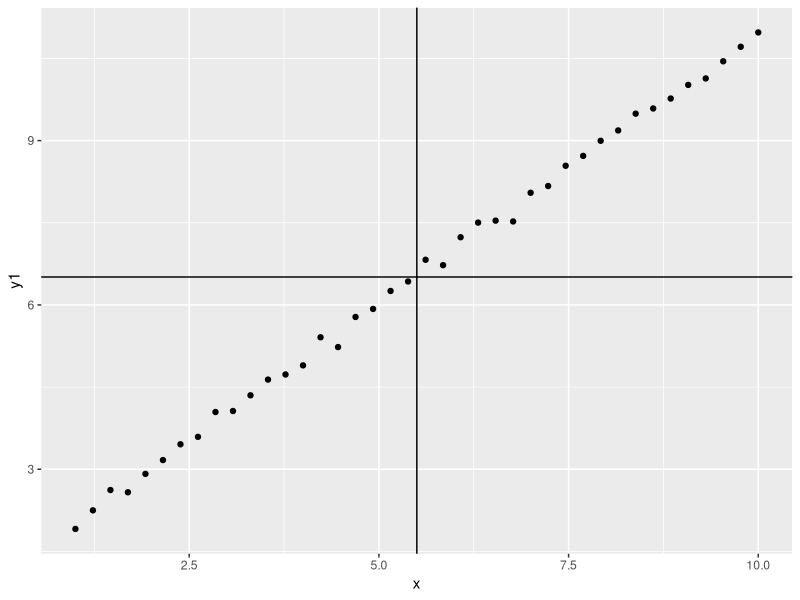
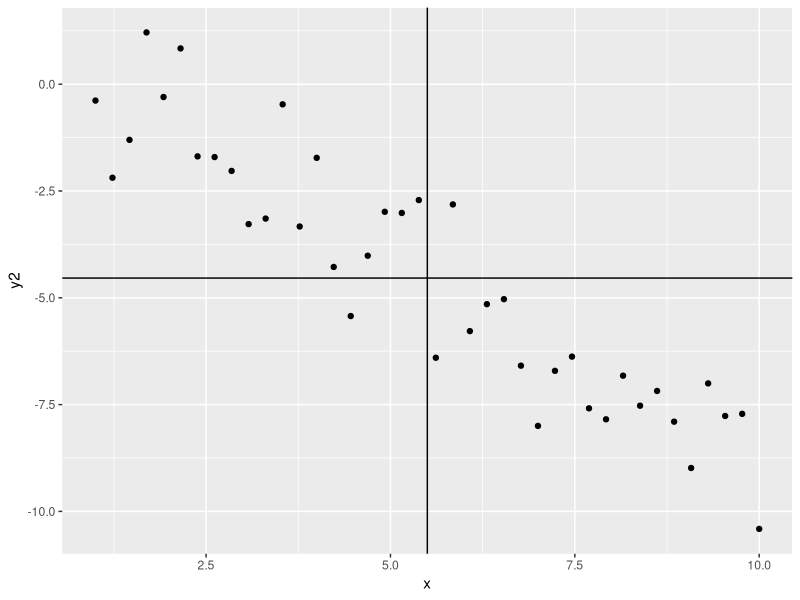
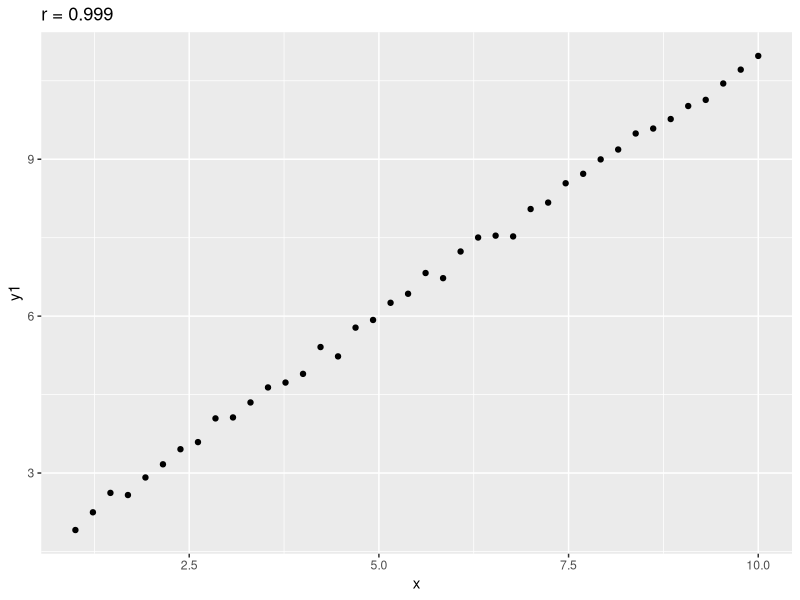
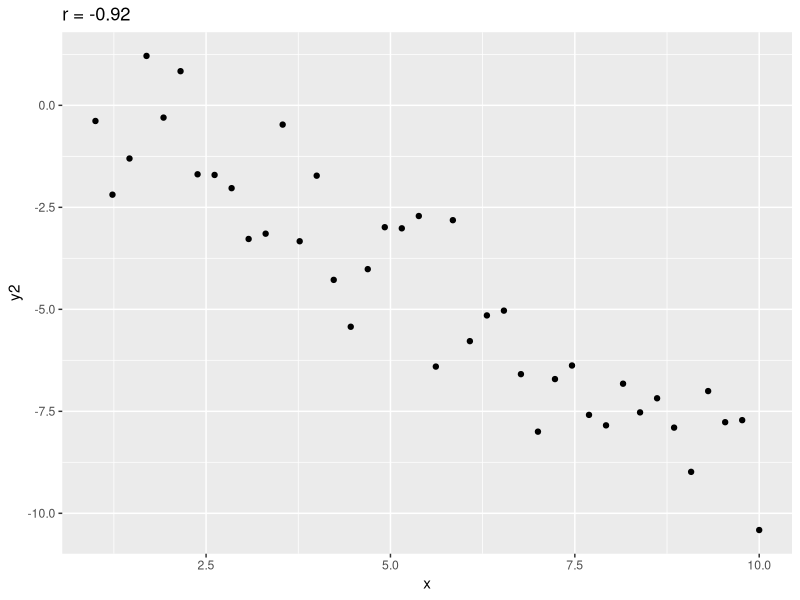
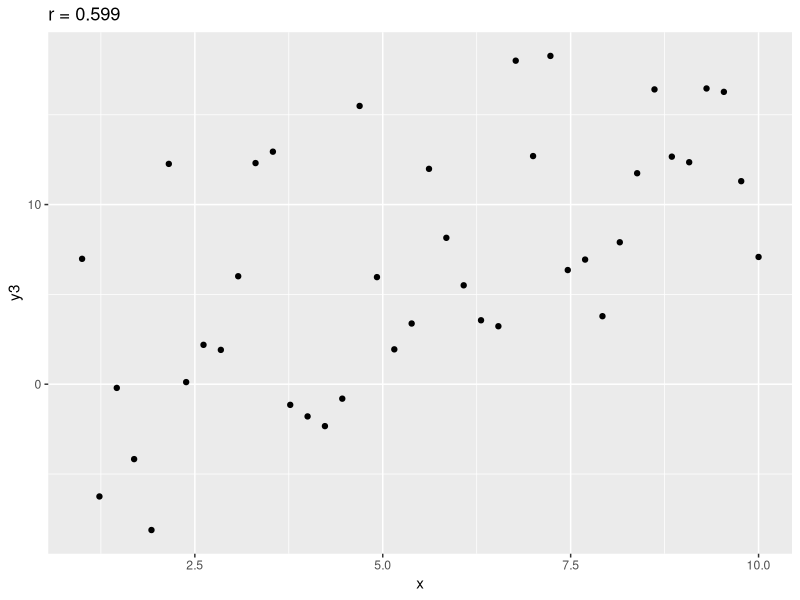
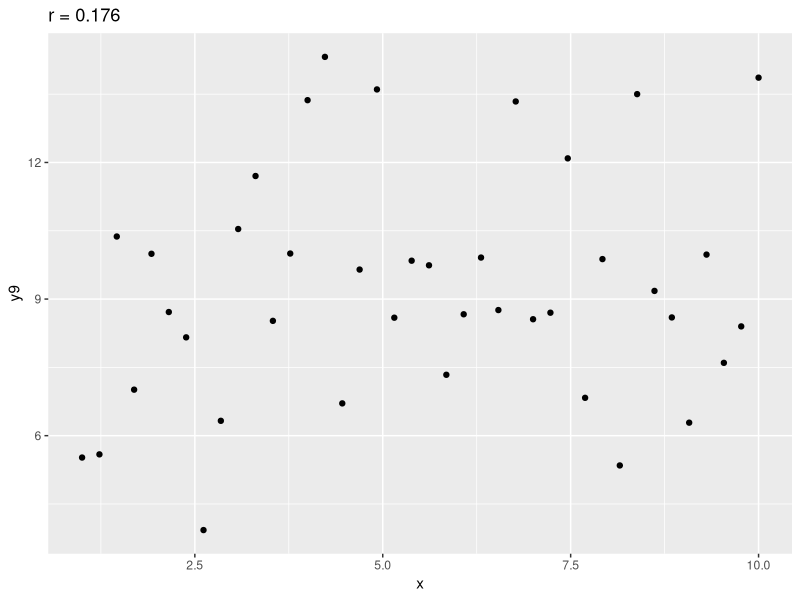
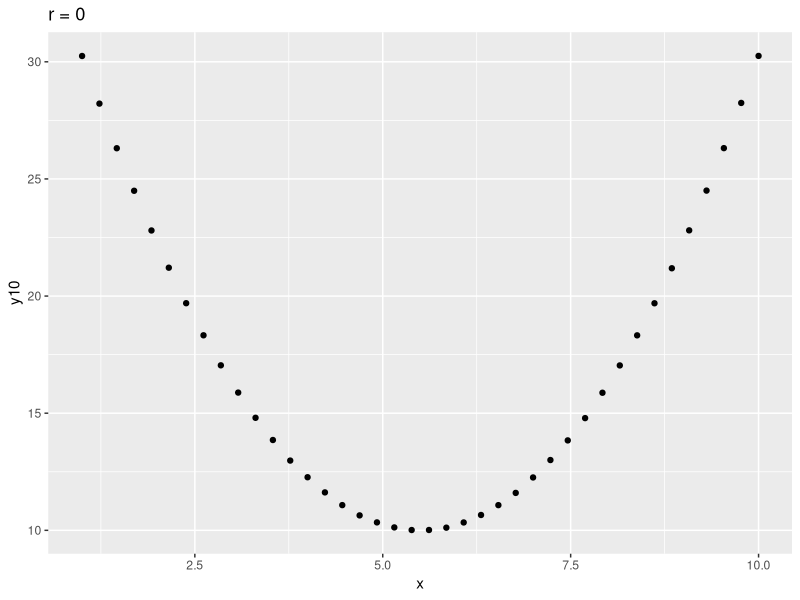
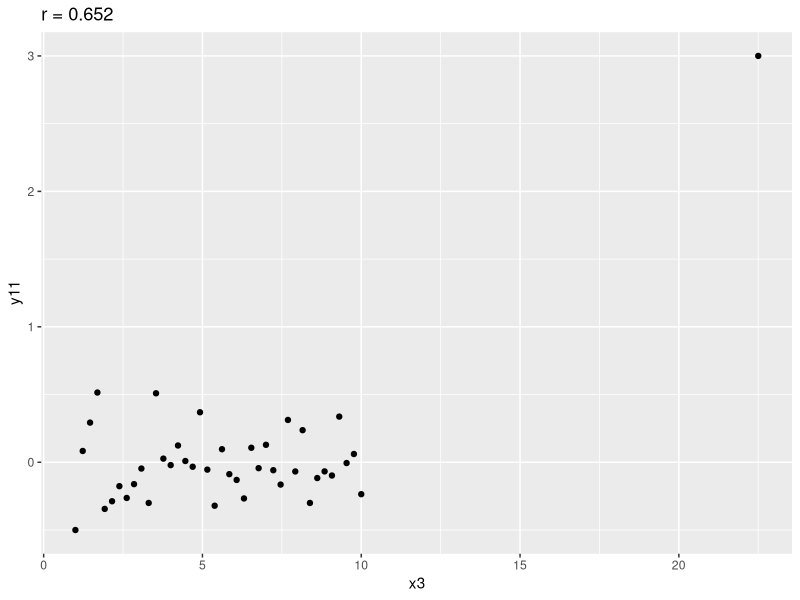

These figures' R source, in order:
## ---- chunk 1
knitr::opts_chunk$set(echo=FALSE)
## ---- chunk 2
library(dplyr)
library(ggplot2)
set.seed(2)
n <- 40
x <- seq(1, 10, length.out = n)
y1 <-  1 + x + rnorm(n, 0, 0.1)

y2 <- 1 - x + rnorm(n, 0, 1)

y3 <- 1 + x + rnorm(n, 0, 5)

set.seed(5)
y4 <- 1 + x + rnorm(n, 0, 2)

y5 <- 20 - (x - 8)^2 + rnorm(n, 0, 8)


set.seed(42)
y6 <- 1 + x + rnorm(n, 0, 2)

x2 <- seq(1, 10, length.out = 2*n)
y7 <- 1 + x2 + rnorm(2*n, 0, 2)
## ---- chunk 3
data.frame(x, y1) %>% 
  ggplot(aes(x=x, y=y1)) + geom_point() +
  geom_hline(yintercept = mean(y1)) + 
  geom_vline(xintercept = mean(x))

data.frame(x, y2) %>% 
  ggplot(aes(x=x, y=y2)) + geom_point() +
  geom_hline(yintercept = mean(y2)) + 
  geom_vline(xintercept = mean(x))
## ---- chunk 4
data.frame(x, y1) %>% 
  ggplot(aes(x=x, y=y1)) + geom_point() + 
  ggtitle(substitute(paste(r, " = ", r1), list(r1 = round(cor(x, y1), 3))))
data.frame(x, y2) %>% 
  ggplot(aes(x=x, y=y2)) + geom_point() + 
  ggtitle(substitute(paste(r, " = ", r2), list(r2 = round(cor(x, y2), 3))))
data.frame(x, y3) %>% 
  ggplot(aes(x=x, y=y3)) + geom_point() + 
  ggtitle(substitute(paste(r, " = ", r3), list(r3 = round(cor(x, y3), 3))))

y9 <- 10 + rnorm(n, 0, 3)
data.frame(x, y9) %>% 
  ggplot(aes(x=x, y=y9)) + geom_point() + 
  ggtitle(substitute(paste(r, " = ", r9), list(r9 = round(cor(x, y9), 3))))


y10 <- 10 + (x - mean(x))^2 + rnorm(n, 0, 0.01)
data.frame(x, y10) %>% 
  ggplot(aes(x=x, y=y10)) + geom_point() + 
  ggtitle(substitute(paste(r, " = ", r10), list(r10 = round(cor(x, y10), 3))))



x3 <- c(x, max(x) + 12.5)
y11 <- c(rnorm(n, 0, 0.25), 3)
data.frame(x3, y11) %>% 
  ggplot(aes(x=x3, y=y11)) + geom_point() + 
  ggtitle(substitute(paste(r, " = ", r11), list(r11 = round(cor(x3, y11), 3))))
